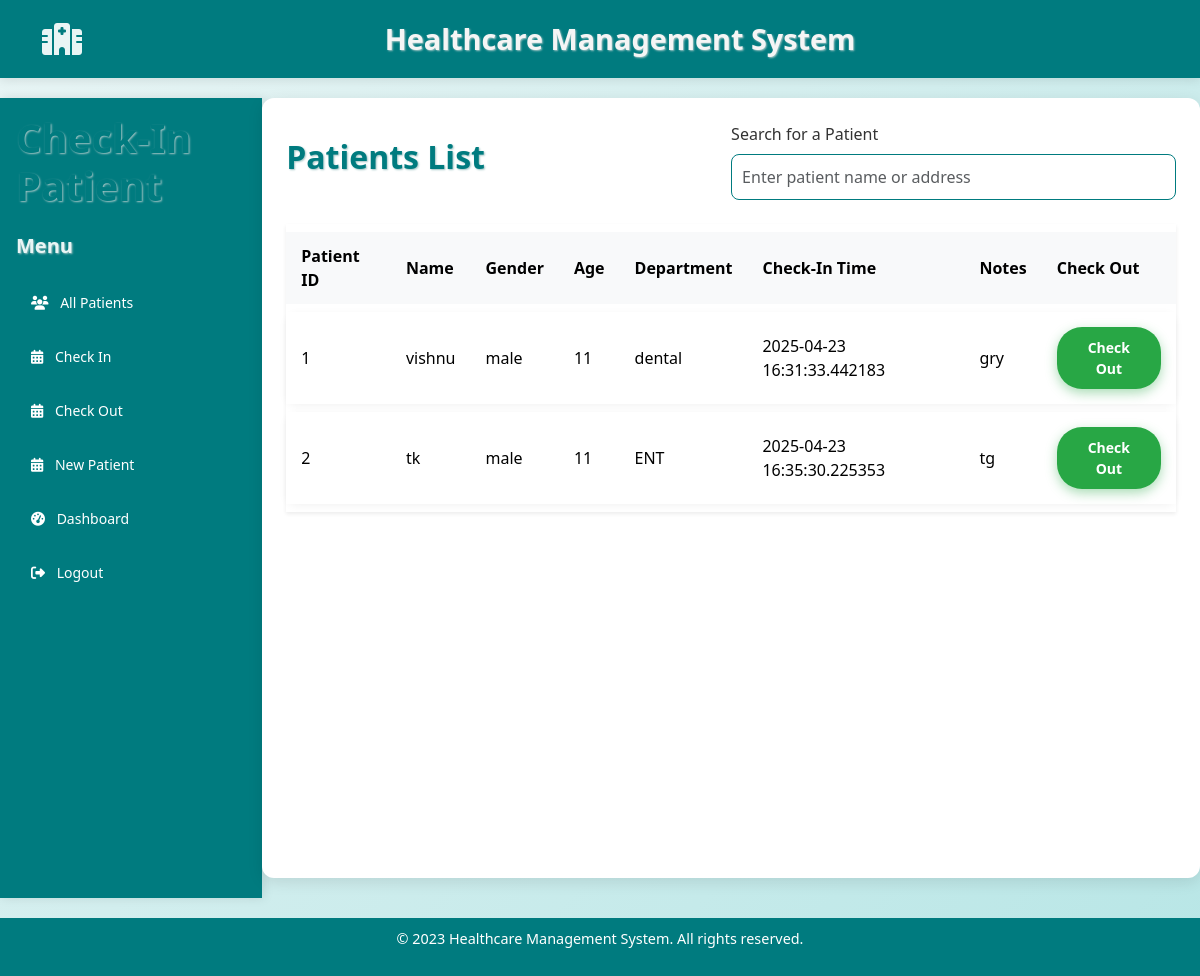
The page /checkin on the database as committed earlier.
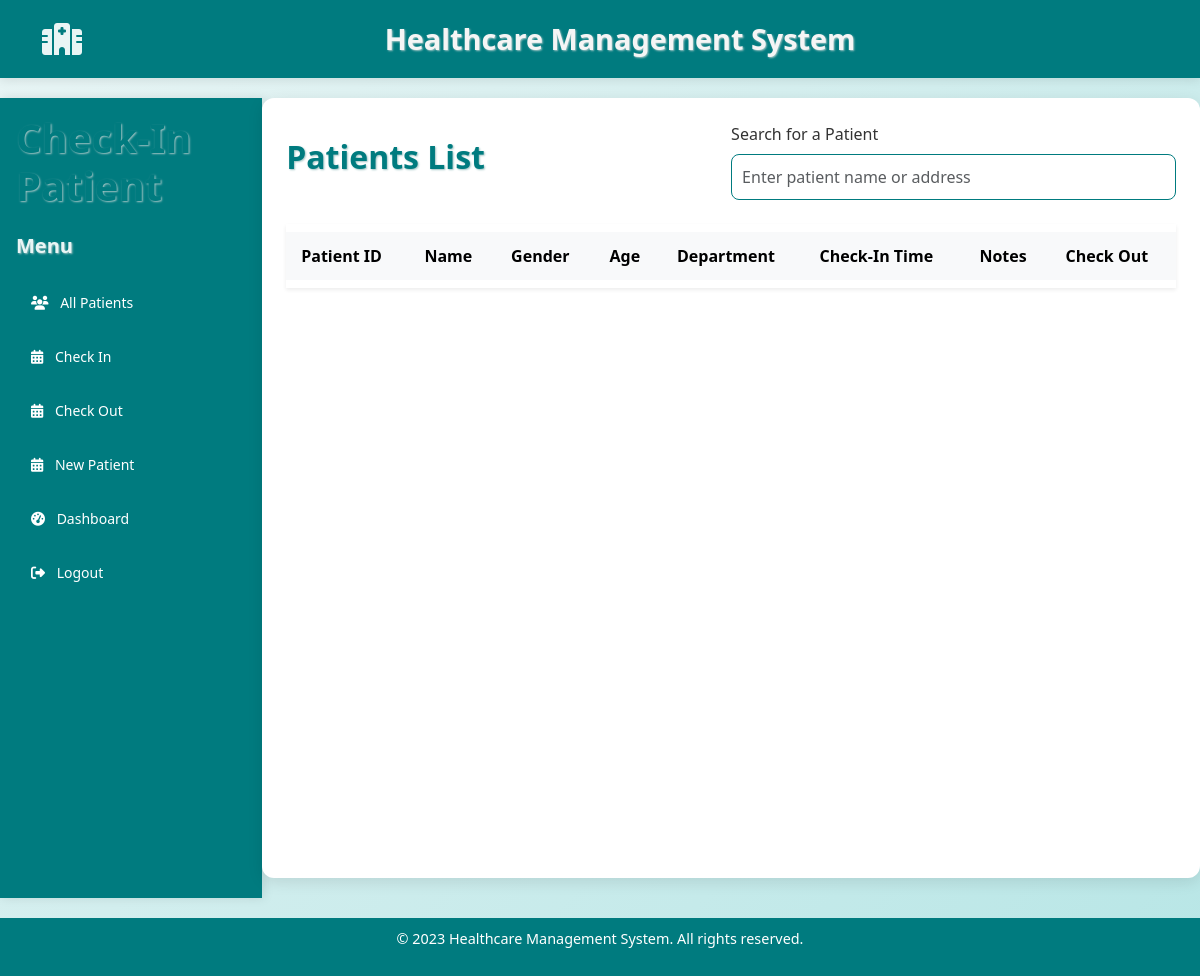
The same page on the database as committed later.
### models.py (models this page shows)
class Patientin(db.Model):
    id = db.Column(db.Integer, primary_key=True)
    patient_id = db.Column(db.Integer, db.ForeignKey('patient.id'), nullable=False)
    check_in_time = db.Column(db.DateTime, default=without_microseconds)
    notes = db.Column(db.String(255))

class Patient(db.Model):
    id = db.Column(db.Integer, primary_key=True)
    name = db.Column(db.String(100), nullable=False)
    gender = db.Column(db.String, nullable=False)
    age = db.Column(db.Integer, nullable=False)
    phone = db.Column(db.Integer, nullable=False)
    address = db.Column(db.String, nullable=False)
    department = db.Column(db.String, nullable=False)

### app.py (the view, shortened to what this page needs)
@app.route('/checkin', methods=['GET', 'POST'])
def checkin_page():
    try:
        shift2 = db.session.query(Patientin, Patient).join(Patient,Patientin.patient_id==Patient.id).all()
        return render_template('checkin.html', patients=shift2)
    except Exception as e:
        print("ERROR in checkin_page:", str(e))
        flash("An error occurred while processing your request", "error")
        return redirect(url_for('index'))

### templates/checkin.html (shortened to what this page needs)
{% extends "base.html" %}
{% block content %}
    <div class="d-flex">
        <nav class="sidebar text-white p-3 vh-100" style="background-color: #007b7f;">
            <h1 class="mb-4">Check-In Patient</h1>
            <h5 class="mb-4">Menu</h5>
            <ul class="nav flex-column">
                <li class="nav-item mb-2"><a href="{{url_for('adminp')}}" class="nav-link text-white"><i class="fas fa-users me-2"></i> All Patients</a></li>
                <li class="nav-item mb-2">
                    <a href="{{ url_for('checkin_page') }}" class="nav-link text-white">
                        <i class="fas fa-calendar-alt me-2"></i> Check In
                    </a>
                </li>
                <li class="nav-item mb-2">
                    <a href="{{ url_for('checkout_page') }}" class="nav-link text-white">
                        <i class="fas fa-calendar-alt me-2"></i> Check Out
                    </a>
                </li>
                <li class="nav-item mb-2">
                    <a href="{{ url_for('patreg') }}" class="nav-link text-white">
                        <i class="fas fa-calendar-alt me-2"></i> New Patient
                    </a>
                </li>
                <li class="nav-item mb-2">
                    <a href="{{ url_for('analytics.superadmin_dashboard') }}" class="nav-link text-white">
                        <i class="fas fa-tachometer-alt me-2"></i> Dashboard
                    </a>
                </li>
                <li class="nav-item mb-2">
                    <a href="{{ url_for('logout') }}" class="nav-link text-white">
                        <i class="fas fa-sign-out-alt me-2"></i> Logout
                    </a>
                </li>
            </ul>
        </nav>
        <div class="container-fluid p-4">
            <div class="d-flex justify-content-between align-items-center mb-4">
                <h2>Patients List</h2>
                <div class="w-50">
                    <label class="form-label">Search for a Patient</label>
                    <input type="text" id="searchInput" class="form-control" placeholder="Enter patient name or address">
                </div>
            </div>
            <table class="table table-bordered align-middle shadow-sm">
                <thead class="table-light">
                    <tr>
                        <th>Patient ID</th>
                        <th>Name</th>
                        <th>Gender</th>
                        <th>Age</th>
                        <th>Department</th>
                        <th>Check-In Time</th>
                        <th>Notes</th>
                        <th>Check Out</th>
                    </tr>
                </thead>
                <tbody id="resultsBody">
                    {% for checkin_record, patient in patients %}
                    <tr>
                        <td>{{ patient.id }}</td>
                        <td>{{ patient.name }}</td>
                        <td>{{ patient.gender }}</td>
                        <td>{{ patient.age }}</td>
                        <td>{{ patient.department }}</td>
                        <td>{{ checkin_record.check_in_time }}</td>
                        <td>{{ checkin_record.notes or 'N/A' }}</td>
                        <td>
                            <form action="{{ url_for('checkout_page') }}" method="POST" style="display:inline;">
                                <button type="submit" class="btn btn-success btn-sm">Check Out</button>
                            </form>
                        </td>
                    </tr>
                    {% endfor %}
                </tbody>
            </table>
        </div>
    </div>
{% endblock %}

Rows that differ between the two databases and show on the page:
removed Patientin: id "1", name "vishnu", gender "male", age "11", department "dental", check_in_time "2025-04-23 16:31:33.442183", notes "gry"
removed Patientin: id "2", name "tk", gender "male", age "11", department "ENT", check_in_time "2025-04-23 16:35:30.225353", notes "tg"
